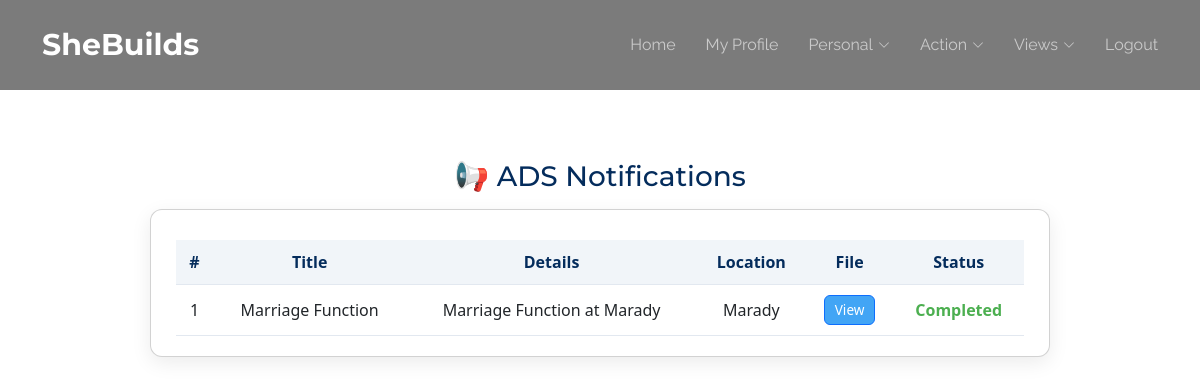
Page /Kudumbasree/viewnotification/ (signed in) on the committed database.
### Kudumbasree/models.py (models this page shows)
class tbl_notification(models.Model):
   notification_title=models.CharField(max_length=30)
   notification_details=models.CharField(max_length=30)
   notification_location=models.CharField(max_length=30)
   notification_file=models.FileField(upload_to="Assets/File/Notification/")
   notification_status=models.IntegerField(default=0)
   kudumbasree=models.ForeignKey(tbl_kudumbasree,on_delete=models.CASCADE,null=True)
   authority=models.ForeignKey(tbl_authority,on_delete=models.CASCADE,null=True)
   cds=models.ForeignKey(tbl_cds,on_delete=models.CASCADE,null=True)
   ads=models.ForeignKey(tbl_ads,on_delete=models.CASCADE,null=True)

### Kudumbasree/views.py (the view)
# urls.py: path('viewnotification/', views.ViewNotification, name='ViewNotification'),
def ViewNotification(request):
    kud_id = request.session.get('kid')
    kud = tbl_kudumbasree.objects.select_related(
        'authorityward__authority', 'localplace'
    ).get(id=kud_id)
    authority_notifications = tbl_notification.objects.filter(
        authority=kud.authorityward.authority
    ).order_by('-id')
    cds = tbl_cds.objects.filter(authorityward=kud.authorityward).first()
    cds_notifications = tbl_notification.objects.filter(
        cds=cds
    ).order_by('-id')
    ads_notifications = tbl_notification.objects.filter(
        ads__localplace=kud.localplace
    ).order_by('-id')
    return render(request, 'Kudumbasree/ViewNotification.html', {
        'authority_notifications': authority_notifications,
        'cds_notifications': cds_notifications,
        'ads_notifications': ads_notifications
    })

### Kudumbasree/Templates/Kudumbasree/ViewNotification.html (shortened to what this page needs)
{% extends 'Kudumbasree/Header.html' %}
{% block content %}
<div class="page-container">
    <h3>📢 ADS Notifications</h3>
    <div class="card profile-card">
        <table class="styled-table">
            <thead>
                <tr>
                    <th>#</th>
                    <th>Title</th>
                    <th>Details</th>
                    <th>Location</th>
                    <th>File</th>
                    <th>Status</th>
                </tr>
            </thead>
            <tbody>
                {% for n in ads_notifications %}
                <tr>
                    <td>{{ forloop.counter }}</td>
                    <td>{{ n.notification_title }}</td>
                    <td>{{ n.notification_details }}</td>
                    <td>{{ n.notification_location }}</td>
                    <td>
                        {% if n.notification_file %}
                            <a href="{{ n.notification_file.url }}" target="_blank" class="btn btn-primary">View</a>
                        {% else %}
                            No File
                        {% endif %}
                    </td>
                    <td>
                        {% if n.notification_status == 1 %}
                            <span class="status-completed">Completed</span>
                        {% else %}
                            <span class="status-pending">Pending</span>
                        {% endif %}
                    </td>
                </tr>
                {% empty %}
                <tr><td colspan="6">No ADS Notifications</td></tr>
                {% endfor %}
            </tbody>
        </table>
    </div>
</div>
{% endblock content %}

### Guest/static/Main/assets/css/main.css (style rules this page uses)
:root { --default-font: "Roboto", system-ui, -apple-system, "Segoe UI", Roboto, "Helvetica Neue", Arial, "Noto Sans", "Liberation Sans", sans-serif, "Apple Color Emoji", "Segoe UI Emoji", "Segoe UI Symbol", "Noto Color Emoji"; --heading-font: "Montserrat", sans-serif; --nav-font: "Raleway", sans-serif; }
:root { --background-color: #ffffff; --default-color: #2b180d; --heading-color: #1b2f45; --accent-color: #56b8e6; --surface-color: #ffffff; --contrast-color: #ffffff; }
:root { --nav-color: rgba(255, 255, 255, 0.6); --nav-hover-color: #ffffff; --nav-mobile-background-color: #ffffff; --nav-dropdown-background-color: #ffffff; --nav-dropdown-color: #212529; --nav-dropdown-hover-color: #56b8e6; }
:root { scroll-behavior: smooth; }
body { color: var(--default-color); background-color: var(--background-color); font-family: var(--default-font); }
a { color: var(--accent-color); text-decoration: none; transition: 0.3s; }
h1, h2, h3, h4, h5, h6 { color: var(--heading-color); font-family: var(--heading-font); }

### Kudumbasree/Templates/Kudumbasree/ViewNotification.html (style rules this page uses)
.page-container { max-width: 900px; margin: 30px auto; font-family: 'Segoe UI', Tahoma, Geneva, Verdana, sans-serif; }
h3 { text-align: center; color: #042c5c; margin-bottom: 15px; }
.card.profile-card { background: #fff; padding: 20px 25px; margin-bottom: 25px; border-radius: 12px; box-shadow: 0 6px 20px rgba(0,0,0,0.08); }
.styled-table { width: 100%; border-collapse: collapse; margin-top: 10px; }
.styled-table th, .styled-table td { padding: 10px; border-bottom: 1px solid #e2e8f0; text-align: center; }
.styled-table th { background-color: #f1f5f9; color: #042c5c; }
.status-completed { color: #4caf50; font-weight: 600; }
.btn { padding: 4px 10px; border-radius: 6px; text-decoration: none; color: #fff; font-size: 0.85rem; display: inline-block; }
.btn-primary { background-color: #42a5f5; }

### rows in the picture
tbl_notification: notification_title "Marriage Function", notification_details "Marriage Function at Marady", notification_location "Marady", notification_status "Completed"
